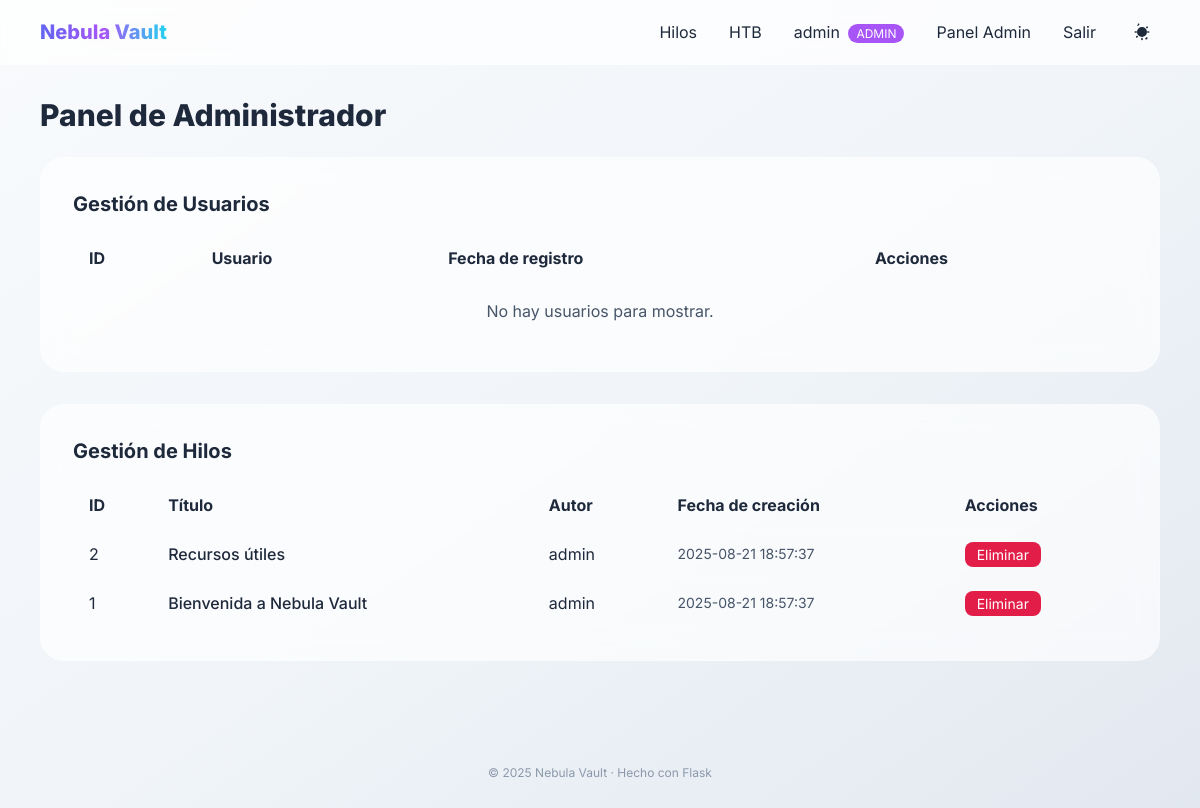
The page /admin (signed in) on the database as committed earlier.
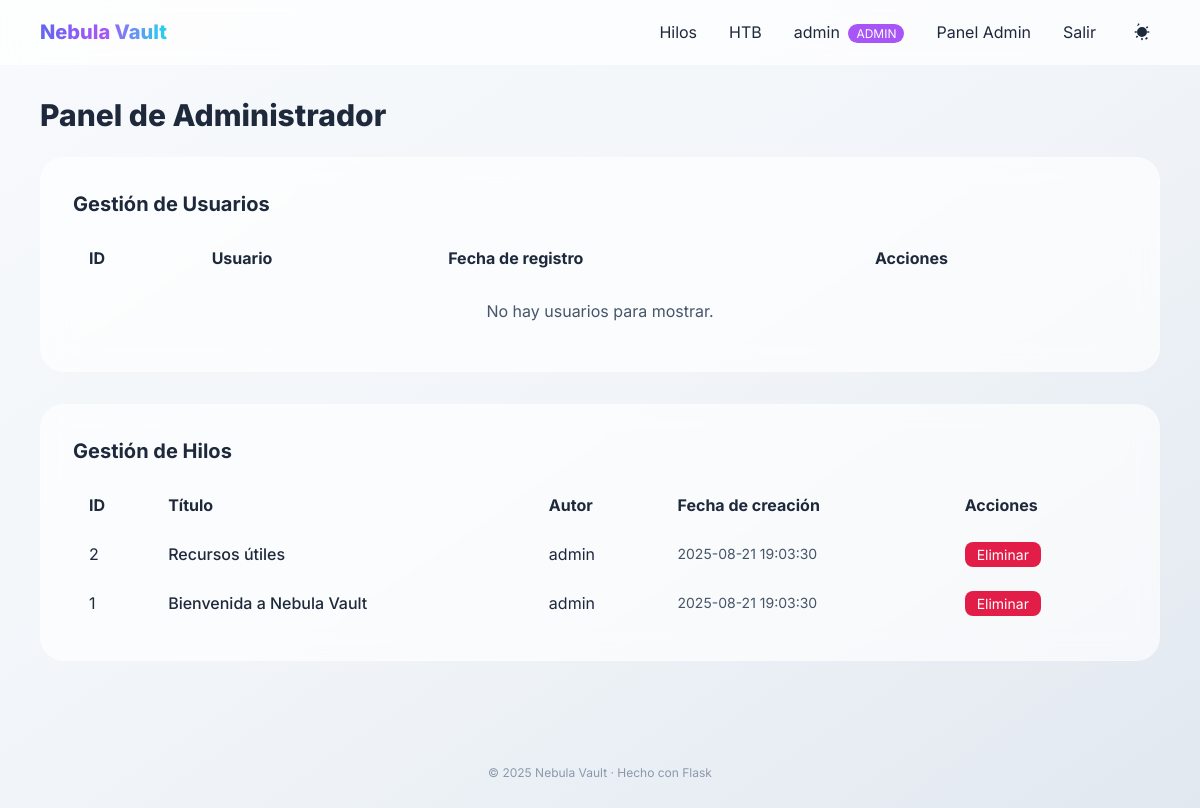
The same page on the database as committed later.
### tables this page shows
CREATE TABLE threads (
            id INTEGER PRIMARY KEY AUTOINCREMENT,
            title TEXT NOT NULL,
            content TEXT NOT NULL,
            author TEXT NOT NULL,
            created_at TEXT DEFAULT CURRENT_TIMESTAMP
        );

### app.py (the view)
@app.route("/admin")
def admin_panel():
    if not session.get("user") or session.get("user") != "admin":
        flash("Acceso denegado. Solo el administrador puede acceder a este panel.", "error")
        return redirect(url_for("dashboard"))
    db = get_db()
    cur = db.cursor()
    cur.execute("SELECT id, username, created_at FROM users WHERE username != 'admin' ORDER BY id")
    users = cur.fetchall()
    cur.execute("SELECT id, title, author, created_at FROM threads ORDER BY id DESC")
    threads = cur.fetchall()
    return render_template("admin.html", users=users, threads=threads, title="Panel de Administrador")

### app.py (called while the page is built)
def get_db():
    db = sqlite3.connect(DB_PATH)
    db.row_factory = sqlite3.Row
    return db

### templates/admin.html
{% extends 'base.html' %}
{% block content %}
<div class="mb-8">
  <h2 class="text-2xl md:text-3xl font-extrabold mb-6">Panel de Administrador</h2>
  <div class="glass rounded-3xl p-8 border border-white/20 mb-8">
    <h3 class="text-xl font-bold mb-4">Gestión de Usuarios</h3>
    <div class="overflow-x-auto">
      <table class="w-full">
        <thead>
          <tr class="border-b border-white/20">
            <th class="text-left py-3 px-4">ID</th>
            <th class="text-left py-3 px-4">Usuario</th>
            <th class="text-left py-3 px-4">Fecha de registro</th>
            <th class="text-left py-3 px-4">Acciones</th>
          </tr>
        </thead>
        <tbody>
          {% for user in users %}
          <tr class="border-b border-white/10">
            <td class="py-3 px-4">{{ user['id'] }}</td>
            <td class="py-3 px-4 font-medium">{{ user['username'] }}</td>
            <td class="py-3 px-4 text-sm text-slate-600 dark:text-slate-300">{{ user['created_at'] }}</td>
            <td class="py-3 px-4">
              <a href="{{ url_for('ban_user', user_id=user['id']) }}"
                 class="px-3 py-1 rounded-lg bg-rose-600 text-white text-sm lift"
                 onclick="return confirm('¿Estás seguro de que quieres banear a este usuario? Se eliminarán todas sus publicaciones y respuestas.');">
                Banear
              </a>
            </td>
          </tr>
          {% else %}
          <tr>
            <td colspan="4" class="py-4 px-4 text-center text-slate-600 dark:text-slate-300">
              No hay usuarios para mostrar.
            </td>
          </tr>
          {% endfor %}
        </tbody>
      </table>
    </div>
  </div>
  <div class="glass rounded-3xl p-8 border border-white/20">
    <h3 class="text-xl font-bold mb-4">Gestión de Hilos</h3>
    <div class="overflow-x-auto">
      <table class="w-full">
        <thead>
          <tr class="border-b border-white/20">
            <th class="text-left py-3 px-4">ID</th>
            <th class="text-left py-3 px-4">Título</th>
            <th class="text-left py-3 px-4">Autor</th>
            <th class="text-left py-3 px-4">Fecha de creación</th>
            <th class="text-left py-3 px-4">Acciones</th>
          </tr>
        </thead>
        <tbody>
          {% for thread in threads %}
          <tr class="border-b border-white/10">
            <td class="py-3 px-4">{{ thread['id'] }}</td>
            <td class="py-3 px-4 font-medium">{{ thread['title'] }}</td>
            <td class="py-3 px-4">{{ thread['author'] }}</td>
            <td class="py-3 px-4 text-sm text-slate-600 dark:text-slate-300">{{ thread['created_at'] }}</td>
            <td class="py-3 px-4">
              <a href="{{ url_for('admin_delete_thread', thread_id=thread['id']) }}"
                 class="px-3 py-1 rounded-lg bg-rose-600 text-white text-sm lift"
                 onclick="return confirm('¿Estás seguro de que quieres eliminar este hilo? Se eliminarán todas sus respuestas.');">
                Eliminar
              </a>
            </td>
          </tr>
          {% else %}
          <tr>
            <td colspan="5" class="py-4 px-4 text-center text-slate-600 dark:text-slate-300">
              No hay hilos para mostrar.
            </td>
          </tr>
          {% endfor %}
        </tbody>
      </table>
    </div>
  </div>
</div>
{% endblock %}

Rows that differ between the two databases and show on the page:
changed threads "Recursos útiles": created_at "2025-08-21 18:57:37" → "2025-08-21 19:03:30"
changed threads "Bienvenida a Nebula Vault": created_at "2025-08-21 18:57:37" → "2025-08-21 19:03:30"
